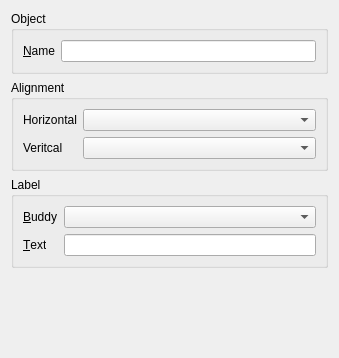
<?xml version="1.0" encoding="UTF-8"?>
<ui version="4.0">
 <class>sf::MiscellaneousPropertyPage</class>
 <widget class="sf::PropertyPage" name="sf::MiscellaneousPropertyPage">
  <property name="geometry">
   <rect>
    <x>0</x>
    <y>0</y>
    <width>339</width>
    <height>358</height>
   </rect>
  </property>
  <property name="windowTitle">
   <string>MiscellaneousPropertyPage</string>
  </property>
  <layout class="QVBoxLayout" name="verticalLayout">
   <item>
    <widget class="QGroupBox" name="groupBox">
     <property name="title">
      <string>Object</string>
     </property>
     <layout class="QFormLayout" name="formLayout_2">
      <item row="0" column="0">
       <widget class="QLabel" name="lblObjectName">
        <property name="text">
         <string>&amp;Name</string>
        </property>
        <property name="buddy">
         <cstring>leObjectName</cstring>
        </property>
       </widget>
      </item>
      <item row="0" column="1">
       <widget class="QLineEdit" name="leObjectName"/>
      </item>
     </layout>
    </widget>
   </item>
   <item>
    <widget class="QGroupBox" name="gbAlignment">
     <property name="title">
      <string>Alignment</string>
     </property>
     <layout class="QFormLayout" name="formLayout_3">
      <item row="0" column="0">
       <widget class="QLabel" name="lblAlignmentHorizontal">
        <property name="text">
         <string>Horizontal</string>
        </property>
        <property name="buddy">
         <cstring>cbAlignmentHorizontal</cstring>
        </property>
       </widget>
      </item>
      <item row="0" column="1">
       <widget class="QComboBox" name="cbAlignmentHorizontal"/>
      </item>
      <item row="1" column="0">
       <widget class="QLabel" name="lblAlignmentVertical">
        <property name="text">
         <string>Veritcal</string>
        </property>
        <property name="buddy">
         <cstring>cbAlignmentVertical</cstring>
        </property>
       </widget>
      </item>
      <item row="1" column="1">
       <widget class="QComboBox" name="cbAlignmentVertical"/>
      </item>
     </layout>
    </widget>
   </item>
   <item>
    <widget class="QGroupBox" name="gbLabel">
     <property name="title">
      <string>Label</string>
     </property>
     <layout class="QFormLayout" name="formLayout">
      <item row="0" column="0">
       <widget class="QLabel" name="lblBuddy">
        <property name="text">
         <string>&amp;Buddy</string>
        </property>
        <property name="buddy">
         <cstring>cbBuddy</cstring>
        </property>
       </widget>
      </item>
      <item row="0" column="1">
       <widget class="QComboBox" name="cbBuddy"/>
      </item>
      <item row="1" column="0">
       <widget class="QLabel" name="lblLabelText">
        <property name="text">
         <string>&amp;Text</string>
        </property>
        <property name="buddy">
         <cstring>leLabelText</cstring>
        </property>
       </widget>
      </item>
      <item row="1" column="1">
       <widget class="QLineEdit" name="leLabelText"/>
      </item>
     </layout>
    </widget>
   </item>
   <item>
    <spacer name="verticalSpacer">
     <property name="orientation">
      <enum>Qt::Vertical</enum>
     </property>
     <property name="sizeHint" stdset="0">
      <size>
       <width>20</width>
       <height>40</height>
      </size>
     </property>
    </spacer>
   </item>
  </layout>
 </widget>
 <customwidgets>
  <customwidget>
   <class>sf::PropertyPage</class>
   <extends>QWidget</extends>
   <header>misc/qt/PropertyPage.h</header>
   <container>1</container>
  </customwidget>
 </customwidgets>
 <resources/>
 <connections/>
</ui>
